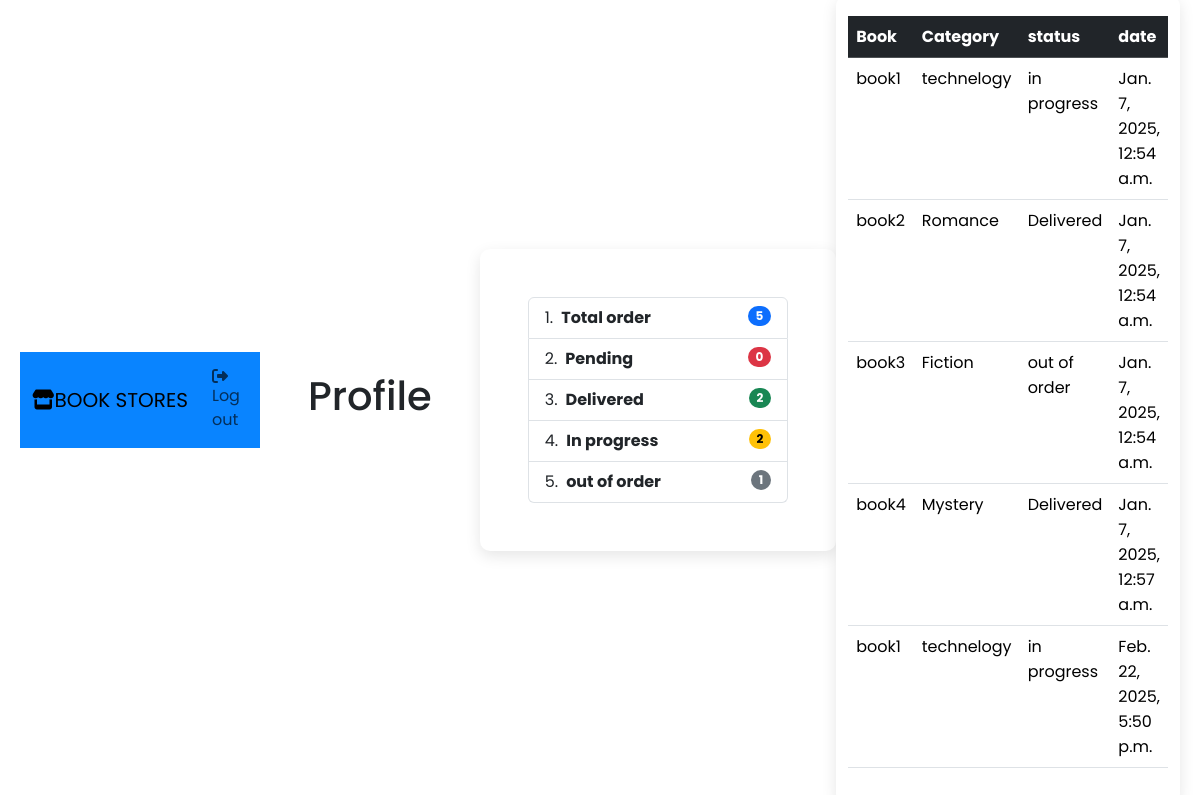
/user/ (signed in), run on the app's committed database.
### bookstore/models.py (models this page shows)
class order(models.Model):
    STATUS={
        ('Pending','Pending'),
        ('Delivered','Delivered'),
        ('in progress','in progress'),
        ('out of order','out of order')
    }
    customer = models.ForeignKey(Customer, null=True, on_delete=models.SET_NULL)
    book = models.ForeignKey(Book, null=True, on_delete=models.SET_NULL)
    tags = models.ManyToManyField(Tag)
    date_created = models.DateTimeField(auto_now_add=True, null=True)
    status = models.CharField(max_length=200, null=True ,choices=STATUS)

class Book(models.Model):
     CATEGORY={
        ('Fiction','Fiction'),
        ('Mystery','Mystery'),
        ('Romance','Romance'),
        ('technelogy','technelogy')
    }
     name = models.CharField(max_length=190, null=True)
     author = models.CharField(max_length=190, null=True)
     price = models.FloatField(null=True)
     tags = models.ManyToManyField(Tag)
     category = models.CharField(max_length=190, null=True, choices=CATEGORY)
     description = models.CharField(max_length=200, null=True)
     date_created = models.DateTimeField(auto_now_add=True, null=True)
     def __str__(self):
        return self.name

### bookstore/decorators.py (the view)
        def wrapper_func(request , *args,**kwargs):
            group = None
            if request.user.groups.exists():
               group =  request.user.groups.all()[0].name
            if group in allowedGroups:
               return view_func(request , *args,**kwargs)
            else:
                return redirect('user/')

### bookstore/views.py (called while the page is built)
@login_required(login_url='login')
@allowedUsers( allowedGroups=['CUSTOMER'])
def Userprofile(request):
    orders= request.user.customer.order_set.all()
    t_orders = orders.count()
    p_orders = orders.filter(status='Pending').count()
    d_orders = orders.filter(status='Delivered').count()
    in_orders = orders.filter(status='in progress').count()
    out_orders = orders.filter(status='out of order').count()
    context = {
                'orders': orders,
                't_orders': t_orders,
                'p_orders': p_orders,
                'd_orders': d_orders,
                'in_orders': in_orders,
                'out_orders': out_orders}
    return render(request,'bookstore/profile.html',context)

### bookstore/templates/bookstore/profile.html (shortened to what this page needs)
{% extends "bookstore/main.html" %}
{% block content %}
<h1 class="p-5">Profile</h1>
<div class="container p-5">
  <ol class="list-group list-group-numbered">
    <li class="list-group-item d-flex justify-content-between align-items-start">
      <div class="ms-2 me-auto">
        <div class="fw-bold">Total order</div>
      </div>
      <span class="badge text-bg-primary rounded-pill">{{t_orders}}</span>
    </li>
    <li class="list-group-item d-flex justify-content-between align-items-start">
      <div class="ms-2 me-auto">
        <div class="fw-bold">Pending</div>
      </div>
      <span class="badge rounded-pill text-bg-danger">{{p_orders}}</span>
    </li>
    <li class="list-group-item d-flex justify-content-between align-items-start">
      <div class="ms-2 me-auto">
        <div class="fw-bold">Delivered</div>
      </div>
      <span class="badge rounded-pill text-bg-success"> {{d_orders}}</span>
    </li>
    <li class="list-group-item d-flex justify-content-between align-items-start">
      <div class="ms-2 me-auto">
        <div class="fw-bold">In progress</div>
      </div>
      <span class="badge rounded-pill text-bg-warning">{{in_orders}}</span>
    </li>
    <li class="list-group-item d-flex justify-content-between align-items-start">
      <div class="ms-2 me-auto">
        <div class="fw-bold">out of order</div>
      </div>
      <span class="badge rounded-pill text-bg-secondary"> {{out_orders}} </span>
    </li>
  </ol>
  </div>
<div class="container">
  <table class="table">
    <thead class="table-dark">
        <tr>
          <th scope="col">Book</th>
          <th scope="col">Category</th>
          <th scope="col">status</th>
          <th scope="col">date</th>
        </tr>
      </thead>
      <tbody>
        {% for item in orders    %}
        <tr>
        <td>{{item.book}}</td>
        <td>{{item.book.category}}</td>
        <td>{{item.status}}</td>
        <td>{{item.date_created}}</td>
      </tr>
      {%  endfor %}
      </tbody>
    </table>
</div>
{% endblock %}

### static/CSSv/style.css (style rules this page uses)
* { margin: 0; padding: 0; box-sizing: border-box; }
body { font-family: Arial, sans-serif; background-color: #f4f4f4; display: flex; justify-content: center; align-items: center; height: 100vh; padding: 20px; }
.container { width: 100%; max-width: 500px; background-color: #fff; padding: 20px; border-radius: 10px; box-shadow: 0 5px 15px rgba(0, 0, 0, 0.1); }

### static/CSSv/styledash.css (style rules this page uses)
* { margin: 0; padding: 0; box-sizing: border-box; font-family: "Poppins", sans-serif; }

### data on the page
order: book "book1", book.category "technelogy", status "in progress", date_created "Jan. 7, 2025, 12:54 a.m."
order: book "book2", book.category "Romance", status "Delivered", date_created "Jan. 7, 2025, 12:54 a.m."
order: book "book3", book.category "Fiction", status "out of order", date_created "Jan. 7, 2025, 12:54 a.m."
order: book "book4", book.category "Mystery", status "Delivered", date_created "Jan. 7, 2025, 12:57 a.m."
order: book "book1", book.category "technelogy", status "in progress", date_created "Feb. 22, 2025, 5:50 p.m."

### other printed values
{{ t_orders }} "5"
{{ p_orders }} "0"
{{ d_orders }} "2"
{{ in_orders }} "2"
{{ out_orders }} "1"
